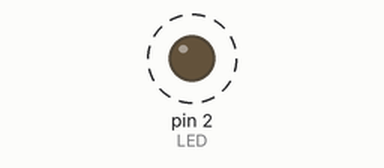
Recording of a sketch running on a simulated Arduino Uno, built with avr-gcc and run on an emulated ATmega328P. Shown: output pins drawn as LEDs (lit = HIGH). Dashed ring = blinking.

Above: at 0.1 s.
Timing chart, 0 to 3.0 s (numbered marks = the images above):
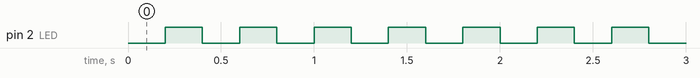

The sketch:

test_code1.ino
```cpp
#define LED 2
void setup() {
  // put your setup code here, to run once:
  pinMode(LED,OUTPUT);
}

void loop() {
  // put your main code here, to run repeatedly:
  delay(200);
  digitalWrite(LED,HIGH);
  delay(200);
  digitalWrite(LED,LOW);

}
```

Measured:
- by itself, pin 2 (LED): alternates HIGH for 0.20 s and LOW for 0.20 s
